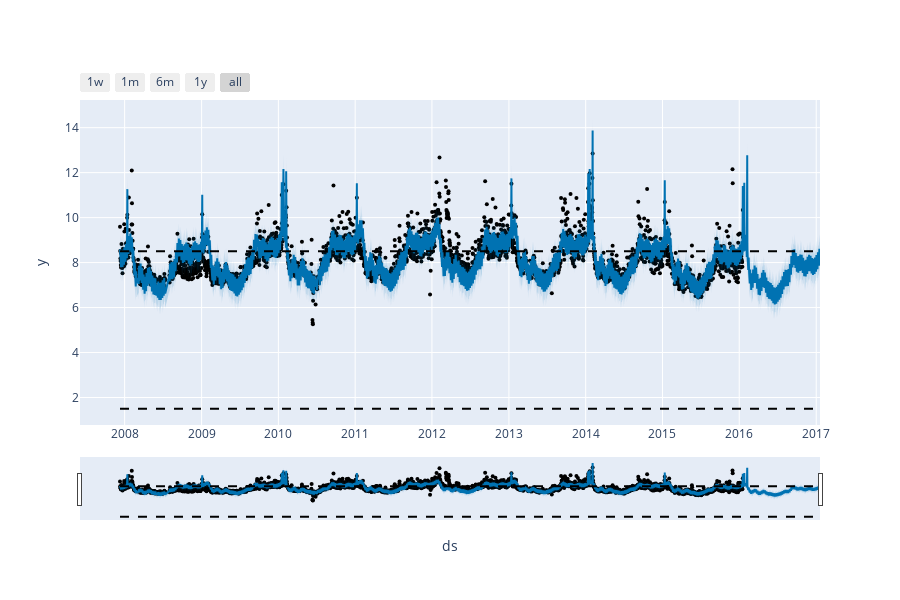

Write notebook code for a chart like this one.
### Code cell
from prophet.plot import plot_plotly, plot_components_plotly

plot_plotly(model, forecast)

### Figure 1 — Plotly figure (JSON) as saved in the notebook; plotly's stock layout.template omitted (floating-point values rounded to 4 significant figures; data arrays with more than 128 entries replaced by an {"elided": "..."} marker saying what was removed)
{"data": [{"marker": {"color": "black", "size": 4}, "mode": "markers", "name": "Actual", "type": "scatter", "x": {"elided": "2905 str values"}, "y": {"elided": "2905 float values"}}, {"hoverinfo": "skip", "line": {"width": 0}, "mode": "lines", "type": "scatter", "x": {"elided": "3270 str values"}, "y": {"elided": "3270 float values"}}, {"fill": "tonexty", "fillcolor": "rgba(0, 114, 178, 0.2)", "line": {"color": "#0072B2", "width": 2}, "mode": "lines", "name": "Predicted", "type": "scatter", "x": {"elided": "3270 str values"}, "y": {"elided": "3270 float values"}}, {"fill": "tonexty", "fillcolor": "rgba(0, 114, 178, 0.2)", "hoverinfo": "skip", "line": {"width": 0}, "mode": "lines", "type": "scatter", "x": {"elided": "3270 str values"}, "y": {"elided": "3270 float values"}}, {"line": {"color": "black", "dash": "dash", "width": 2}, "mode": "lines", "name": "Cap", "type": "scatter", "x": {"elided": "3270 str values"}, "y": {"elided": "3270 float values"}}, {"line": {"color": "black", "dash": "dash", "width": 2}, "mode": "lines", "name": "Floor", "type": "scatter", "x": {"elided": "3270 str values"}, "y": {"elided": "3270 float values"}}], "layout": {"height": 600, "showlegend": false, "width": 900, "xaxis": {"rangeselector": {"buttons": [{"count": 7, "label": "1w", "step": "day", "stepmode": "backward"}, {"count": 1, "label": "1m", "step": "month", "stepmode": "backward"}, {"count": 6, "label": "6m", "step": "month", "stepmode": "backward"}, {"count": 1, "label": "1y", "step": "year", "stepmode": "backward"}, {"step": "all"}]}, "rangeslider": {"visible": true}, "title": {"text": "ds"}, "type": "date"}, "yaxis": {"title": {"text": "y"}}}}
